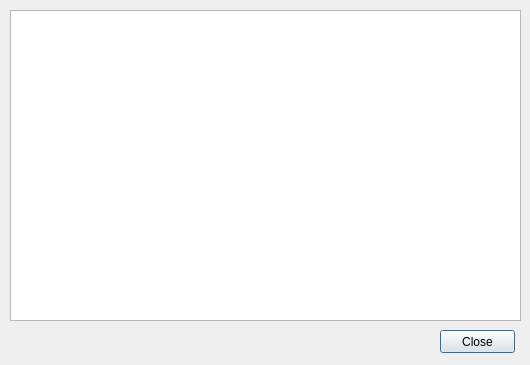
<ui version="4.0" >
 <class>summaryDialog</class>
 <widget class="QDialog" name="summaryDialog" >
  <property name="geometry" >
   <rect>
    <x>0</x>
    <y>0</y>
    <width>530</width>
    <height>365</height>
   </rect>
  </property>
  <property name="windowTitle" >
   <string>Model summary</string>
  </property>
  <widget class="QPushButton" name="closeButton" >
   <property name="geometry" >
    <rect>
     <x>440</x>
     <y>330</y>
     <width>75</width>
     <height>23</height>
    </rect>
   </property>
   <property name="text" >
    <string>Close</string>
   </property>
   <property name="icon" >
    <iconset resource="../Mesh3D.qrc" >:/icons/dialog-close.png</iconset>
   </property>
  </widget>
  <widget class="QTextEdit" name="summaryEdit" >
   <property name="geometry" >
    <rect>
     <x>10</x>
     <y>10</y>
     <width>511</width>
     <height>311</height>
    </rect>
   </property>
  </widget>
 </widget>
 <resources>
  <include location="../Mesh3D.qrc" />
 </resources>
 <connections/>
</ui>
